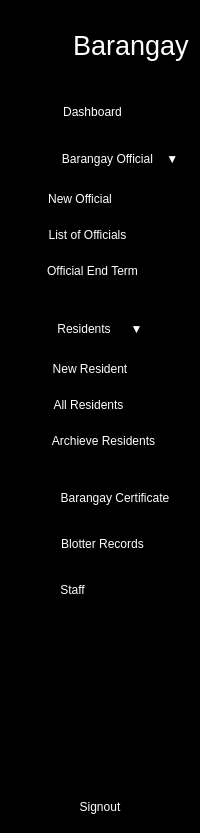
      <widget class="QWidget" name="icon_text_widget" native="true">
       <property name="styleSheet">
        <string notr="true">QWidget {

background-color: rgb(0,0,0);
color:white;
}

QPushButton{
height:30px;
border:none;
}</string>
       </property>
       <layout class="QVBoxLayout" name="verticalLayout_10">
        <property name="topMargin">
         <number>30</number>
        </property>
        <item>
         <layout class="QHBoxLayout" name="horizontalLayout_2">
          <item>
           <widget class="QLabel" name="label_6">
            <property name="text">
             <string/>
            </property>
            <property name="pixmap">
             <pixmap resource="resources.qrc">:/images/head1-1.png</pixmap>
            </property>
           </widget>
          </item>
          <item>
           <widget class="QLabel" name="label_3">
            <property name="font">
             <font>
              <pointsize>20</pointsize>
             </font>
            </property>
            <property name="styleSheet">
             <string notr="true"/>
            </property>
            <property name="text">
             <string>Barangay</string>
            </property>
           </widget>
          </item>
         </layout>
        </item>
        <item>
         <layout class="QVBoxLayout" name="verticalLayout_5">
          <property name="spacing">
           <number>16</number>
          </property>
          <property name="leftMargin">
           <number>20</number>
          </property>
          <property name="topMargin">
           <number>30</number>
          </property>
          <property name="rightMargin">
           <number>0</number>
          </property>
          <item>
           <widget class="QPushButton" name="dashboard_2">
            <property name="styleSheet">
             <string notr="true">QPushButton{
  padding-right:35
;
}

QPushButtonchecked{
background-color:white;
border-radius:3px;
}</string>
            </property>
            <property name="text">
             <string>Dashboard</string>
            </property>
            <property name="icon">
             <iconset resource="resources.qrc">
              <normaloff>:/images/border-all-solid.png</normaloff>
              <normalon>:/images/border-all-solid.png</normalon>:/images/border-all-solid.png</iconset>
            </property>
            <property name="iconSize">
             <size>
              <width>100</width>
              <height>20</height>
             </size>
            </property>
            <property name="checkable">
             <bool>true</bool>
            </property>
            <property name="autoExclusive">
             <bool>true</bool>
            </property>
           </widget>
          </item>
          <item>
           <widget class="QFrame" name="officials">
            <property name="frameShape">
             <enum>QFrame::Shape::StyledPanel</enum>
            </property>
            <property name="frameShadow">
             <enum>QFrame::Shadow::Raised</enum>
            </property>
            <layout class="QVBoxLayout" name="verticalLayout_3">
             <property name="spacing">
              <number>0</number>
             </property>
             <property name="leftMargin">
              <number>0</number>
             </property>
             <property name="topMargin">
              <number>0</number>
             </property>
             <property name="rightMargin">
              <number>0</number>
             </property>
             <property name="bottomMargin">
              <number>0</number>
             </property>
             <item>
              <widget class="QPushButton" name="official_2">
               <property name="styleSheet">
                <string notr="true">QPushButton{
  padding-right:-20
;
}

QPushButtonchecked{
background-color:white;
border-radius:3px;
}</string>
               </property>
               <property name="text">
                <string>Barangay Official    ▼</string>
               </property>
               <property name="icon">
                <iconset resource="resources.qrc">
                 <normaloff>:/images/users-gear-solid.png</normaloff>:/images/users-gear-solid.png</iconset>
               </property>
               <property name="iconSize">
                <size>
                 <width>100</width>
                 <height>20</height>
                </size>
               </property>
               <property name="checkable">
                <bool>true</bool>
               </property>
              </widget>
             </item>
             <item>
              <widget class="QFrame" name="officials_dropdown">
               <property name="frameShape">
                <enum>QFrame::Shape::StyledPanel</enum>
               </property>
               <property name="frameShadow">
                <enum>QFrame::Shadow::Raised</enum>
               </property>
               <layout class="QVBoxLayout" name="verticalLayout">
                <item>
                 <widget class="QPushButton" name="new_official">
                  <property name="styleSheet">
                   <string notr="true">QPushButton{
  padding-left:-60;
}

QPushButtonhover{
color:#12B298
}</string>
                  </property>
                  <property name="text">
                   <string>New Official</string>
                  </property>
                  <property name="checkable">
                   <bool>true</bool>
                  </property>
                  <property name="autoExclusive">
                   <bool>true</bool>
                  </property>
                 </widget>
                </item>
                <item>
                 <widget class="QPushButton" name="list_official">
                  <property name="styleSheet">
                   <string notr="true">QPushButton{
  padding-left:-45;
}

QPushButtonhover{
color:#12B298
}</string>
                  </property>
                  <property name="text">
                   <string>List of Officials</string>
                  </property>
                  <property name="checkable">
                   <bool>true</bool>
                  </property>
                  <property name="autoExclusive">
                   <bool>true</bool>
                  </property>
                 </widget>
                </item>
                <item>
                 <widget class="QPushButton" name="end_term">
                  <property name="styleSheet">
                   <string notr="true">QPushButton{
  padding-left:-35;
}

QPushButtonhover{
color:#12B298
}</string>
                  </property>
                  <property name="text">
                   <string>Official End Term</string>
                  </property>
                  <property name="checkable">
                   <bool>true</bool>
                  </property>
                  <property name="autoExclusive">
                   <bool>true</bool>
                  </property>
                 </widget>
                </item>
               </layout>
              </widget>
             </item>
            </layout>
           </widget>
          </item>
          <item>
           <widget class="QFrame" name="residents">
            <property name="frameShape">
             <enum>QFrame::Shape::StyledPanel</enum>
            </property>
            <property name="frameShadow">
             <enum>QFrame::Shadow::Raised</enum>
            </property>
            <layout class="QVBoxLayout" name="verticalLayout_4">
             <property name="spacing">
              <number>0</number>
             </property>
             <property name="leftMargin">
              <number>0</number>
             </property>
             <property name="topMargin">
              <number>0</number>
             </property>
             <property name="rightMargin">
              <number>0</number>
             </property>
             <property name="bottomMargin">
              <number>0</number>
             </property>
             <item>
              <widget class="QPushButton" name="resident_2">
               <property name="styleSheet">
                <string notr="true">QPushButton{
  padding-right:20
;
}

QPushButtonchecked{
background-color:white;
border-radius:3px;
}</string>
               </property>
               <property name="text">
                <string>Residents      ▼</string>
               </property>
               <property name="icon">
                <iconset resource="resources.qrc">
                 <normaloff>:/images/user-solid.png</normaloff>:/images/user-solid.png</iconset>
               </property>
               <property name="iconSize">
                <size>
                 <width>100</width>
                 <height>20</height>
                </size>
               </property>
               <property name="checkable">
                <bool>true</bool>
               </property>
              </widget>
             </item>
             <item>
              <widget class="QFrame" name="residents_dropdown">
               <property name="frameShape">
                <enum>QFrame::Shape::StyledPanel</enum>
               </property>
               <property name="frameShadow">
                <enum>QFrame::Shadow::Raised</enum>
               </property>
               <layout class="QVBoxLayout" name="verticalLayout_2">
                <item>
                 <widget class="QPushButton" name="new_resident">
                  <property name="styleSheet">
                   <string notr="true">QPushButton{
  padding-left:-40;
}

QPushButtonhover{
color:#12B298
}</string>
                  </property>
                  <property name="text">
                   <string>New Resident</string>
                  </property>
                  <property name="checkable">
                   <bool>true</bool>
                  </property>
                  <property name="autoExclusive">
                   <bool>true</bool>
                  </property>
                 </widget>
                </item>
                <item>
                 <widget class="QPushButton" name="all_resident">
                  <property name="styleSheet">
                   <string notr="true">QPushButton{
  padding-left:-43;
}

QPushButtonhover{
color:#12B298
}</string>
                  </property>
                  <property name="text">
                   <string>All Residents</string>
                  </property>
                  <property name="checkable">
                   <bool>true</bool>
                  </property>
                  <property name="autoExclusive">
                   <bool>true</bool>
                  </property>
                 </widget>
                </item>
                <item>
                 <widget class="QPushButton" name="archieve_resident">
                  <property name="styleSheet">
                   <string notr="true">QPushButton{
  padding-left:-13;
}

QPushButtonhover{
color:#12B298
}</string>
                  </property>
                  <property name="text">
                   <string>Archieve Residents</string>
                  </property>
                  <property name="checkable">
                   <bool>true</bool>
                  </property>
                  <property name="autoExclusive">
                   <bool>true</bool>
                  </property>
                 </widget>
                </item>
               </layout>
              </widget>
             </item>
            </layout>
           </widget>
          </item>
          <item>
           <widget class="QPushButton" name="certificate_2">
            <property name="styleSheet">
             <string notr="true">QPushButton{
  padding-right:-10
;
}

QPushButtonchecked{
background-color:white;
border-radius:3px;
}</string>
            </property>
            <property name="text">
             <string>Barangay Certificate</string>
            </property>
            <property name="icon">
             <iconset resource="resources.qrc">
              <normaloff>:/images/scroll-solid.png</normaloff>:/images/scroll-solid.png</iconset>
            </property>
            <property name="iconSize">
             <size>
              <width>100</width>
              <height>20</height>
             </size>
            </property>
            <property name="checkable">
             <bool>true</bool>
            </property>
           </widget>
          </item>
          <item>
           <widget class="QPushButton" name="blotter_2">
            <property name="styleSheet">
             <string notr="true">QPushButton{
  padding-right:15
;
}

QPushButtonchecked{
background-color:white;
border-radius:3px;
}</string>
            </property>
            <property name="text">
             <string>Blotter Records</string>
            </property>
            <property name="icon">
             <iconset resource="resources.qrc">
              <normaloff>:/images/file-solid.png</normaloff>
              <normalon>:/images/file-solid.png</normalon>:/images/file-solid.png</iconset>
            </property>
            <property name="iconSize">
             <size>
              <width>100</width>
              <height>20</height>
             </size>
            </property>
            <property name="checkable">
             <bool>true</bool>
            </property>
           </widget>
          </item>
          <item>
           <widget class="QPushButton" name="staff_2">
            <property name="styleSheet">
             <string notr="true">QPushButton{
  padding-left:-75
;
}

QPushButtonchecked{
background-color:white;
border-radius:3px;
}</string>
            </property>
            <property name="text">
             <string>Staff</string>
            </property>
            <property name="icon">
             <iconset resource="resources.qrc">
              <normaloff>:/images/user-solid.png</normaloff>
              <normalon>:/images/user-solid.png</normalon>:/images/user-solid.png</iconset>
            </property>
            <property name="iconSize">
             <size>
              <width>100</width>
              <height>20</height>
             </size>
            </property>
            <property name="checkable">
             <bool>true</bool>
            </property>
           </widget>
          </item>
         </layout>
        </item>
        <item>
         <spacer name="verticalSpacer">
          <property name="orientation">
           <enum>Qt::Orientation::Vertical</enum>
          </property>
          <property name="sizeHint" stdset="0">
           <size>
            <width>20</width>
            <height>145</height>
           </size>
          </property>
         </spacer>
        </item>
        <item>
         <layout class="QVBoxLayout" name="verticalLayout_6">
          <item>
           <widget class="QPushButton" name="settings_2">
            <property name="text">
             <string/>
            </property>
            <property name="icon">
             <iconset resource="resources.qrc">
              <normaloff>:/images/user-solid.png</normaloff>:/images/user-solid.png</iconset>
            </property>
            <property name="iconSize">
             <size>
              <width>100</width>
              <height>20</height>
             </size>
            </property>
           </widget>
          </item>
          <item>
           <widget class="QPushButton" name="pushButton_14">
            <property name="text">
             <string>Signout</string>
            </property>
            <property name="icon">
             <iconset resource="resources.qrc">
              <normaloff>:/images/right-from-bracket-solid.png</normaloff>:/images/right-from-bracket-solid.png</iconset>
            </property>
            <property name="iconSize">
             <size>
              <width>100</width>
              <height>20</height>
             </size>
            </property>
           </widget>
          </item>
         </layout>
        </item>
       </layout>
      </widget>
